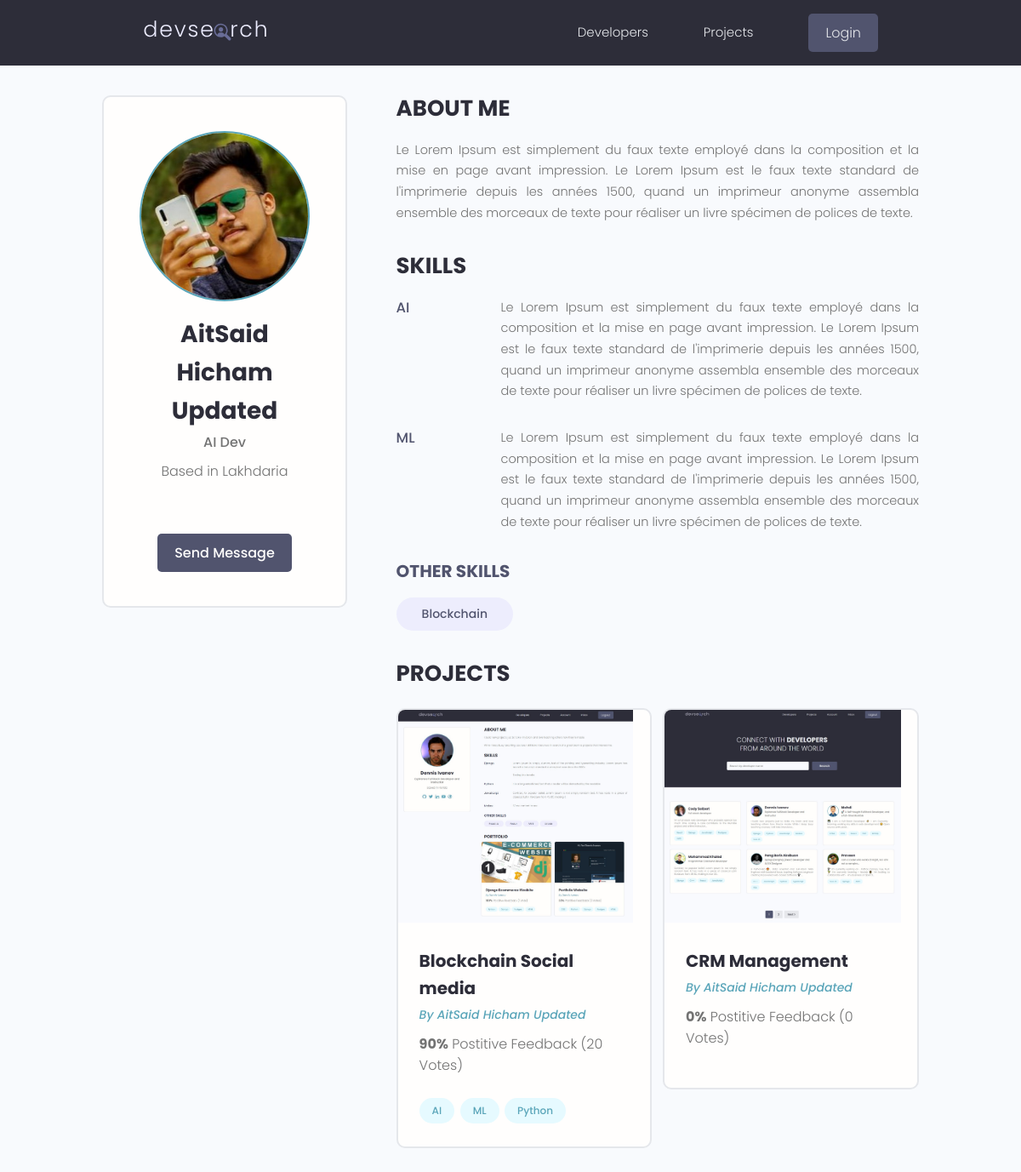
The page /profile/d1f69c5a-86e6-4bd7-8165-a49d413776e2/ on the database its author committed.
### users/models.py (models this page shows, shortened)
class Profile(models.Model):
    user = models.OneToOneField(
        User, on_delete=models.CASCADE, null=True, blank=True)
    name = models.CharField(max_length=200, blank=True, null=True)
    email = models.EmailField(max_length=500, blank=True, null=True)
    username = models.CharField(max_length=200, blank=True, null=True)
    location = models.CharField(max_length=200, blank=True, null=True)
    short_intro = models.CharField(max_length=200, blank=True, null=True)
    bio = models.TextField(blank=True, null=True)
    profile_image = models.ImageField(
        null=True, blank=True, upload_to='profiles/', default="profiles/user-default.png")
    social_github = models.CharField(max_length=200, blank=True, null=True)
    social_twitter = models.CharField(max_length=200, blank=True, null=True)
    social_linkedin = models.CharField(max_length=200, blank=True, null=True)
    social_youtube = models.CharField(max_length=200, blank=True, null=True)
    social_website = models.CharField(max_length=200, blank=True, null=True)
    created = models.DateTimeField(auto_now_add=True)
    id = models.UUIDField(default=uuid.uuid4, unique=True,
                          primary_key=True, editable=False)
    @property
    def imageURL(self):
        try:
            url = self.profile_image.url
        except:
            url = ''
        return url

class Skill(models.Model):
    owner = models.ForeignKey(
        Profile, on_delete=models.CASCADE, null=True, blank=True)
    name = models.CharField(max_length=200, blank=True, null=True)
    description = models.TextField(null=True, blank=True)
    created = models.DateTimeField(auto_now_add=True)
    id = models.UUIDField(default=uuid.uuid4, unique=True,
                          primary_key=True, editable=False)
    def __str__(self):
        return str(self.name)

### projects/models.py (models this page shows, shortened)
class Project(models.Model):
    owner = models.ForeignKey(
        Profile, null=True, blank=True, on_delete=models.CASCADE)
    title = models.CharField(max_length=200)
    description = models.TextField(null=True, blank=True)
    featured_image = models.ImageField(
        null=True, blank=True, default="default.jpg")
    demo_link = models.CharField(max_length=2000, null=True, blank=True)
    source_link = models.CharField(max_length=2000, null=True, blank=True)
    tags = models.ManyToManyField('Tag', blank=True)
    vote_total = models.IntegerField(default=0, null=True, blank=True)
    vote_ratio = models.IntegerField(default=0, null=True, blank=True)
    created = models.DateTimeField(auto_now_add=True)
    id = models.UUIDField(default=uuid.uuid4, unique=True,
                          primary_key=True, editable=False)
    class Meta:
        ordering = ['-vote_ratio','-vote_total','title']

class Tag(models.Model):
    name = models.CharField(max_length=200)
    created = models.DateTimeField(auto_now_add=True)
    id = models.UUIDField(default=uuid.uuid4, unique=True,
                          primary_key=True, editable=False)
    def __str__(self):
        return self.name

### users/views.py (the view)
# urls.py: path('profile/<str:pk>/', views.userProfile, name="user-profile"),
def userProfile(request, pk):
    profile = Profile.objects.get(id=pk)
    topSkills = profile.skill_set.exclude(description__exact="")
    otherSkills = profile.skill_set.filter(description="")
    context = {'profile': profile, 'topSkills': topSkills,
               "otherSkills": otherSkills}
    return render(request, 'users/user-profile.html', context)

### users/templates/users/user-profile.html (shortened to what this page needs)
{% extends 'main.html' %}
{% block content %}
<main class="profile my-md">
    <div class="container">
        <div class="layout">
            <div class="column column--1of3">
                <div class="card text-center">
                    <div class="card__body dev">
                        <img class="avatar avatar--xl" src="{{ profile.imageURL }}" />
                        <h2 class="dev__name">{{profile.name}}</h2>
                        <p class="dev__title">{{profile.short_intro}}</p>
                        <p class="dev__location">Based in {{profile.location}}</p>
                        {% if request.user.profile.id != profile.id %}
                        <a href="{% url 'create-message' profile.id %}" class="btn btn--sub">Send Message</a>
                        {% endif %}
                    </div>
                </div>
            </div>
            <div class="column column--2of3">
                <div class="devInfo">
                    <h3 class="devInfo__title">About Me</h3>
                    <p class="devInfo__about">{{profile.bio}}</p>
                </div>
                <div class="devInfo">
                    <h3 class="devInfo__title">Skills</h3>
                    <div class="devInfo__skills">
                        {% if topSkills.count > 0 %}
                            {% for skill in topSkills %}
                            <div class="devSkill">
                                <h4 class="devSkill__title">{{skill.name}}</h4>
                                <p class="devSkill__info">{{skill.description}}</p>
                            </div>
                            {% endfor %}
                        {% endif %}
                        {% if otherSkills.count > 0 %}
                        <h3 class="devInfo__subtitle">Other Skills</h3>
                        <div class="devInfo__otherSkills">
                            {% for skill in otherSkills %}
                            <span class="tag tag--pill tag--sub tag--lg">
                                <small>{{skill}}</small>
                            </span>
                            {% endfor %}
                        </div>
                        {% endif %}
                    </div>
                </div>
                <div class="devInfo">
                    {% if profile.project_set.all.count > 0 %}
                    <h3 class="devInfo__title">Projects</h3>
                    <div class="grid grid--two">
                        {% for project in profile.project_set.all %}
                        <div class="column">
                            <div class="card project">
                                <a href="{% url 'project' project.id %}" class="project">
                                    <img class="project__thumbnail" src="{{project.featured_image.url}}"
                                        alt="project thumbnail" />
                                    <div class="card__body">
                                        <h3 class="project__title">{{project.title}}</h3>
                                        <p><a class="project__author"
                                                href="{% url 'user-profile' project.owner.id %}">By
                                                {{project.owner.name}}</a>
                                        </p>
                                        <p class="project--rating">
                                            <span style="font-weight: bold;">{{project.vote_ratio}}%</span> Postitive
                                            Feedback ({{project.vote_total}} Vote{{project.vote_total|pluralize:"s"}})
                                        </p>
                                        <div class="project__tags">
                                            {% for tag in project.tags.all %}
                                            <span class="tag tag--pill tag--main">
                                                <small>{{tag}}</small>
                                            </span>
                                            {% endfor %}
                                        </div>
                                    </div>
                                </a>
                            </div>
                        </div>
                        {% endfor %}
                    </div>
                    {% else %}
                    <h3 class="devInfo__title">No Projects added...</h3>
                    {% endif %}
                </div>
            </div>
        </div>
    </div>
</main>
{% endblock content %}

### static/styles/app.css (style rules this page uses)
:root { --color-sub: #2d2d39; }
.btn--sub { background-color: var(--color-sub-light); }
.card { border: 2px solid var(--color-light); }
img { width: 100%; }
.profile .card > .dev { padding: 4rem; }
.dev__name { color: var(--color-sub); font-size: 2.8rem; font-weight: 700; margin-top: 1rem; margin-bottom: 0.5rem; }
.dev__title { font-size: 1.6rem; font-weight: 500; line-height: 1.3; }
.dev__location { margin-top: 1rem; }
.devInfo { margin-bottom: 3rem; }
.devInfo__title, .devInfo__subtitle { font-size: 2.6rem; color: var(--color-sub); text-transform: uppercase; font-weight: 700; margin-bottom: 1.5rem; }
.devInfo__subtitle { font-size: 2rem; color: var(--color-sub-light); }
.devInfo__about, .devSkill__info { font-size: 1.45rem; line-height: 1.7; text-align: justify; }
.devSkill { margin-bottom: 3rem; }
.devSkill__title { font-size: 1.65rem; font-weight: 500; color: var(--color-sub-light); }
@media screen and (min-width: 700px) { .devSkill { display: flex; justify-content: space-between; gap: 3rem; } }
@media screen and (min-width: 700px) { .devSkill__info { flex-basis: 80%; } }
.project__author { font-size: 1.4rem; font-style: italic; }
.project--rating { margin-bottom: 1.6em; margin-top: .5em; }
.project__thumbnail { height: 25rem; object-fit: cover; object-position: top center; }
.project__title { font-size: 2rem; font-weight: 700; color: var(--color-sub); }

### static/uikit/styles/modules/_variables.css (style rules this page uses)
:root { --color-main: #5aa5b9; --color-main-light: #e6faff; --color-sub: #3f4156; --color-sub-light: #51546e; --color-sub-lighter: #ededfd; --color-text: #737373; --color-gray: #8b8b8b; --color-light: #e5e7eb; --color-light-gray: #767676; --color-bg: #f8fafd; --color-white: #fffefd; --color-white-light: #f3f3f3; --color-success: #359e64; --color-success-bg: #def8e8; --color-error: #fc4b0b; --color-error-bg: #fff2ee; --font-base: 'Poppins', arial, helvetica, 'Segoe UI', roboto, ubuntu, sans-serif; --font-monospace: 'Fira Code', 'Courier New', courier, monospace; --font-regular: 300; --font-medium: 500; --font-bold: 700; --generic-shadow: 1px 1px 5px #00000010; --generic-transition: all 0.3s ease-in-out; }

### static/uikit/styles/modules/_base.css (style rules this page uses)
* { margin: 0; padding: 0; box-sizing: border-box; text-rendering: optimizeLegibility; color: inherit; font-size: inherit; }
html { font-size: 50%; }
@media only screen and (min-width: 480px) { html { font-size: 56.25%; } }
@media only screen and (min-width: 1200px) { html { font-size: 62.5%; } }
body { line-height: 1.6; font-weight: 400; font-size: 1.5rem; color: var(--color-text); background-color: var(--color-bg); min-height: 100vh; }

### static/uikit/styles/modules/_typography.css (style rules this page uses)
* { font-family: var(--font-base); }
h2 { font-size: 3.6rem; font-weight: var(--font-bold); }
h3 { font-size: 3.2rem; font-weight: var(--font-medium); }
h4 { font-size: 2.8rem; font-weight: var(--font-medium); }
p, span, strong { font-size: 1.6rem; color: var(--color-text); font-weight: var(--font-regular); }
a { padding-bottom: 2px; text-decoration: none; display: inline-block; color: var(--color-main); font-weight: var(--font-medium); }

### static/uikit/styles/modules/_utilities.css (style rules this page uses)
.container { width: 92%; max-width: 165rem; margin: 0 auto; box-sizing: border-box; }
@media screen and (min-width: 1000px) { .container { width: 90%; } }
@media screen and (min-width: 1200px) { .container { width: 80%; } }
.text-center { text-align: center; }
.my-md { margin: 3rem auto; }

### static/uikit/styles/modules/_avatar.css (style rules this page uses)
.avatar { border-radius: 50%; border: 2px solid var(--color-main); object-fit: cover; }
.avatar--xl { height: 20rem; width: 20rem; }

### static/uikit/styles/modules/_button.css (style rules this page uses)
.btn { display: inline-block; position: relative; cursor: pointer; background-color: var(--color-light); font-weight: var(--font-medium); color: var(--color-sub); text-decoration: none; padding: 1rem 2rem; border-radius: 0.5rem; border: none; width: -webkit-fit-content; width: -moz-fit-content; width: fit-content; height: -webkit-fit-content; height: -moz-fit-content; height: fit-content; font-size: 1.6rem; outline-width: 0; outline-color: transparent; -webkit-backface-visibility: hidden; backface-visibility: hidden; transition: all 0.3s ease-in-out; }
.btn--sub { background-color: var(--color-sub); color: var(--color-white); }

### static/uikit/styles/modules/_card.css (style rules this page uses)
.card { border-radius: 1rem; background-color: var(--color-white); border: 1.5px solid var(--color-light); width: auto; height: auto; margin-top: 0.5rem; margin-bottom: 0.5rem; overflow: hidden; }
.card__body, .card__header { padding: 2rem 2.5rem; }

### rows shown on the page
Profile: imageURL (picture), name "AitSaid Hicham Updated", short_intro "AI Dev", location "Lakhdaria", bio "Le Lorem Ipsum est simplement du faux texte employé dans la composition et la mise en page avant impression. Le Lorem Ipsum est le faux texte standard de l'imprimerie depuis les années 1500, quand un imprimeur anonyme assembla ensemble des morceaux de texte pour réaliser un livre spécimen de polices de texte."
Skill: name "AI", description "Le Lorem Ipsum est simplement du faux texte employé dans la composition et la mise en page avant impression. Le Lorem Ipsum est le faux texte standard de l'imprimerie depuis les années 1500, quand un imprimeur anonyme assembla ensemble des morceaux de texte pour réaliser un livre spécimen de polices de texte."
Skill: name "ML", description "Le Lorem Ipsum est simplement du faux texte employé dans la composition et la mise en page avant impression. Le Lorem Ipsum est le faux texte standard de l'imprimerie depuis les années 1500, quand un imprimeur anonyme assembla ensemble des morceaux de texte pour réaliser un livre spécimen de polices de texte."
Skill: name "Blockchain"
Project: featured_image (picture), title "Blockchain Social media", owner.name "AitSaid Hicham Updated", vote_ratio "90", vote_total "20"
Tag: name "AI"
Tag: name "ML"
Tag: name "Python"
Project: featured_image (picture), title "CRM Management", owner.name "AitSaid Hicham Updated", vote_ratio "0", vote_total "0"
